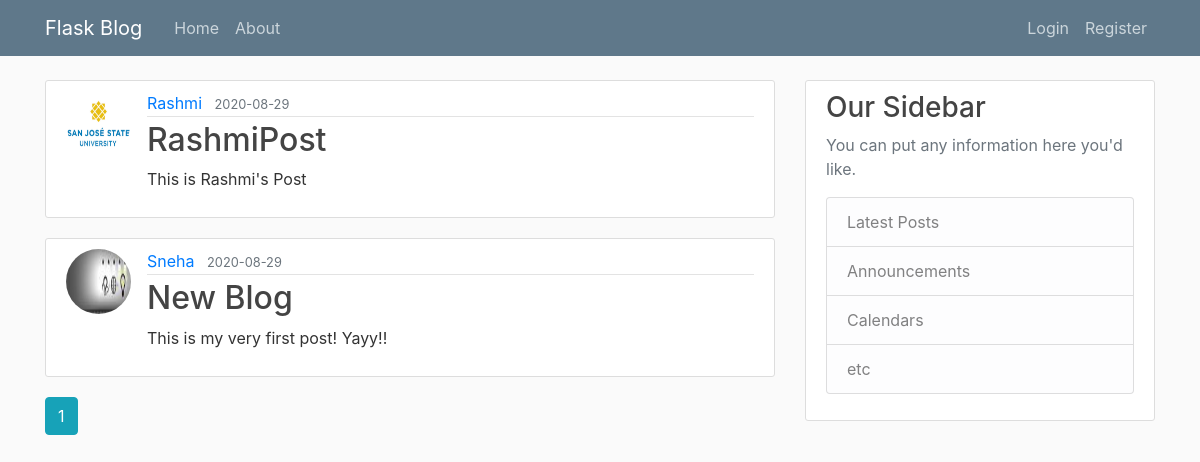
The app's page /home, older data.
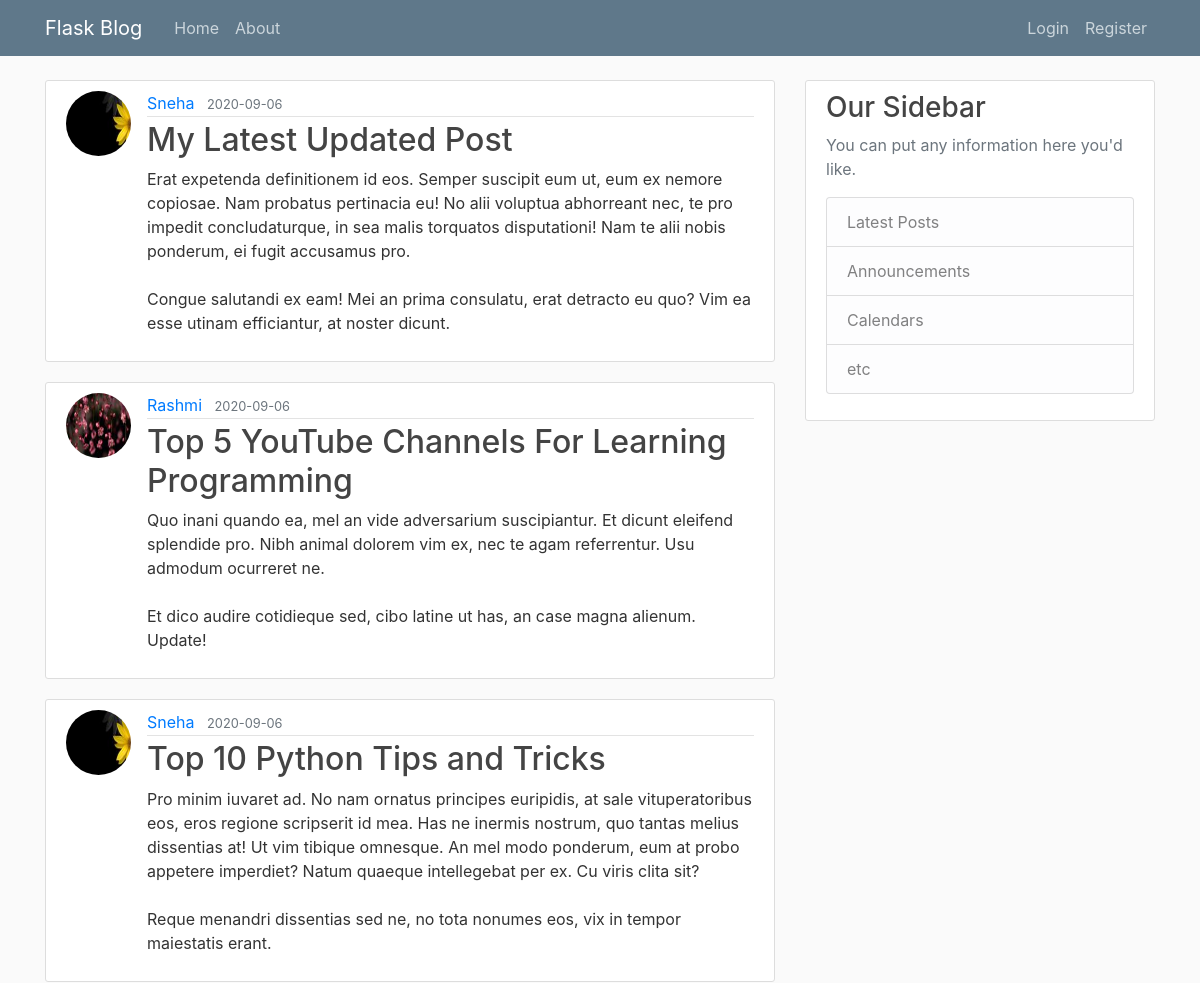
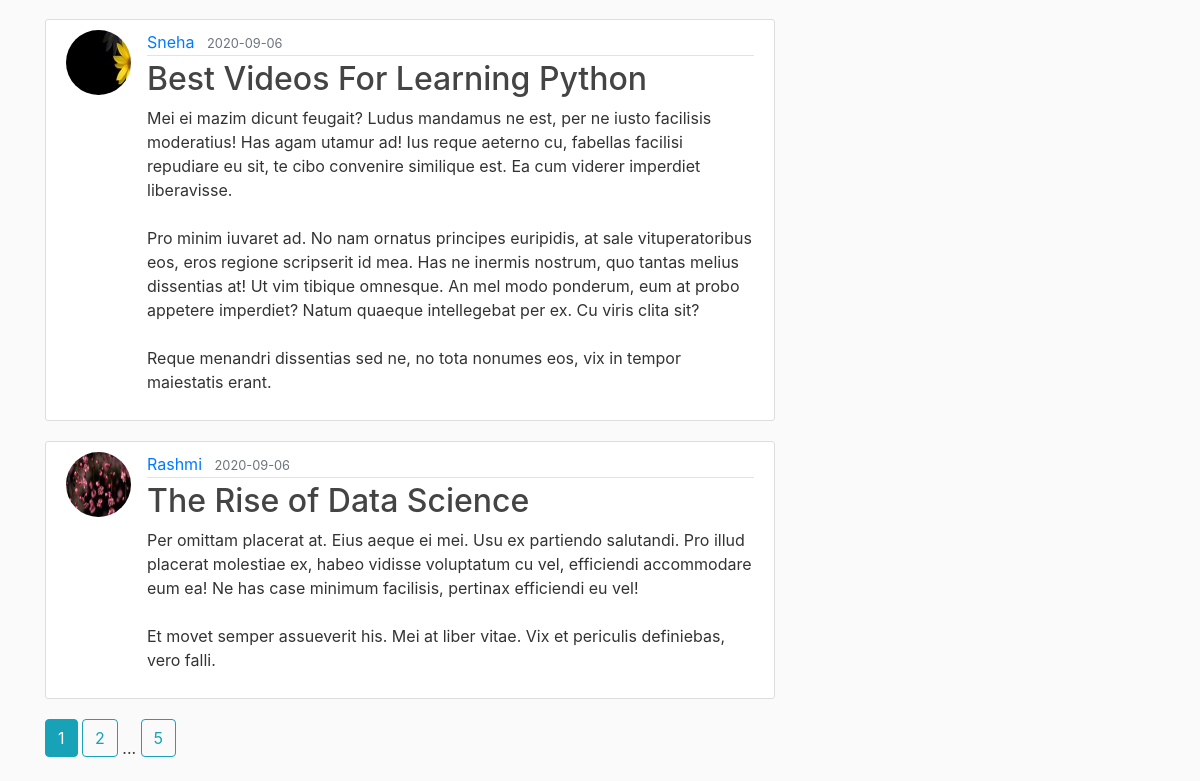
The same page, newer data (2 pictures, top to bottom).
### flaskblog/models.py (models this page shows, shortened)
class Post(db.Model):
    id = db.Column(db.Integer, primary_key=True)
    title = db.Column(db.String(100), nullable=False)
    date_posted = db.Column(db.DateTime, nullable=False, default=datetime.utcnow)
    content = db.Column(db.Text, nullable=False)
    user_id = db.Column(db.Integer, db.ForeignKey('user.id'), nullable=False)

class User(db.Model,UserMixin):
    id = db.Column(db.Integer,primary_key = True)
    username = db.Column(db.String(20), unique=True, nullable=False)
    email = db.Column(db.String(120), unique=True, nullable=False)
    image_file = db.Column(db.String(20), nullable=False, default='default.jpg') #will use a hashing technique that converts the image uri to a 20 characters long string
    password = db.Column(db.String(60),nullable=False) #will use a hashing technique that converts the password to a 60 characters long string
    posts = db.relationship('Post', backref='author',lazy=True)

### flaskblog/main/routes.py (the view)
@main.route("/")
@main.route("/home")
def home():
    page = request.args.get('page', 1, type = int)
    posts = Post.query.order_by(Post.date_posted.desc()).paginate(page = page, per_page = 5) #creating a pagination object
    return render_template("home.html", posts = posts)

### flaskblog/templates/home.html
{% extends "layout.html" %}
{% block content %}
    {% for post in posts.items %}
        <article class="media content-section">
            <img class = "rounded-circle article-img" src = "{{url_for('static', filename='user_profile_pics/' + post.author.image_file)}}">
            <div class="media-body">
                <div class="article-metadata">
                    <a class="mr-2" href="{{url_for('users.user_posts', username = post.author.username)}}">{{ post.author.username }}</a>
                    <small class="text-muted">{{ post.date_posted.strftime('%Y-%m-%d') }}</small>
                </div>
                <h2><a class="article-title" href="{{url_for('posts.display_post', post_id=post.id)}}">{{ post.title }}</a></h2>
                <p class="article-content">{{ post.content }}</p>
            </div>
        </article>
    {% endfor %}
    {% for page_num in posts.iter_pages(left_edge = 1, right_edge = 1, left_current = 1, right_current = 2) %}
        {% if page_num %}
            {% if posts.page==page_num %}
                <a class = "btn btn-info mb-4" href="{{url_for('main.home', page = page_num)}}">{{page_num}}</a>
            {%else%}
            <a class = "btn btn-outline-info mb-4" href="{{url_for('main.home', page = page_num)}}">{{page_num}}</a>
            {%endif%}
        {% else %}
            ...
        {% endif %}
    {% endfor %}
{% endblock content %}

Row changes from the older to the newer data that the page shows:
no longer on this page (row unchanged): Post: image_file (placeholder picture), author.username "Rashmi", date_posted "2020-08-29", title "RashmiPost", content "This is Rashmi's Post"
removed Post: image_file (picture), author.username "Sneha", date_posted "2020-08-29", title "New Blog", content "This is my very first post! Yayy!!"
added Post: image_file (picture), author.username "Sneha", date_posted "2020-09-06", title "My Latest Updated Post", content "Erat expetenda definitionem id eos. Semper suscipit eum ut, eum ex nemore copiosae. Nam probatus pertinacia eu! No alii voluptua abhorreant nec, te pro impedit concludaturque, in sea malis torquatos disputationi! Nam te alii nobis ponderum, ei fugit accusamus pro. Congue salutandi ex eam! Mei an prima consulatu, erat detracto eu quo? Vim ea esse utinam efficiantur, at noster dicunt."
added Post: image_file (picture), author.username "Rashmi", date_posted "2020-09-06", title "Top 5 YouTube Channels For Learning Programming", content "Quo inani quando ea, mel an vide adversarium suscipiantur. Et dicunt eleifend splendide pro. Nibh animal dolorem vim ex, nec te agam referrentur. Usu admodum ocurreret ne. Et dico audire cotidieque sed, cibo latine ut has, an case magna alienum. Update!"
added Post: image_file (picture), author.username "Sneha", date_posted "2020-09-06", title "Top 10 Python Tips and Tricks", content "Pro minim iuvaret ad. No nam ornatus principes euripidis, at sale vituperatoribus eos, eros regione scripserit id mea. Has ne inermis nostrum, quo tantas melius dissentias at! Ut vim tibique omnesque. An mel modo ponderum, eum at probo appetere imperdiet? Natum quaeque intellegebat per ex. Cu viris clita sit? Reque menandri dissentias sed ne, no tota nonumes eos, vix in tempor maiestatis erant."
added Post: image_file (picture), author.username "Sneha", date_posted "2020-09-06", title "Best Videos For Learning Python", content "Mei ei mazim dicunt feugait? Ludus mandamus ne est, per ne iusto facilisis moderatius! Has agam utamur ad! Ius reque aeterno cu, fabellas facilisi repudiare eu sit, te cibo convenire similique est. Ea cum viderer imperdiet liberavisse. Pro minim iuvaret ad. No nam ornatus principes euripidis, at sale vituperatoribus eos, eros regione scripserit id mea. Has ne inermis nostrum, quo tantas melius dissentias at! Ut vim tibique omnesque. An mel modo ponderum, eum at probo appetere imperdiet? Natum quaeque intellegebat per ex. Cu viris clita sit? Reque menandri dissentias sed ne, no tota nonumes eos, vix in tempor maiestatis erant."
added Post: image_file (picture), author.username "Rashmi", date_posted "2020-09-06", title "The Rise of Data Science", content "Per omittam placerat at. Eius aeque ei mei. Usu ex partiendo salutandi. Pro illud placerat molestiae ex, habeo vidisse voluptatum cu vel, efficiendi accommodare eum ea! Ne has case minimum facilisis, pertinax efficiendi eu vel! Et movet semper assueverit his. Mei at liber vitae. Vix et periculis definiebas, vero falli."
Text that changed along with them:
new list line: "2"
new list line: "5"
